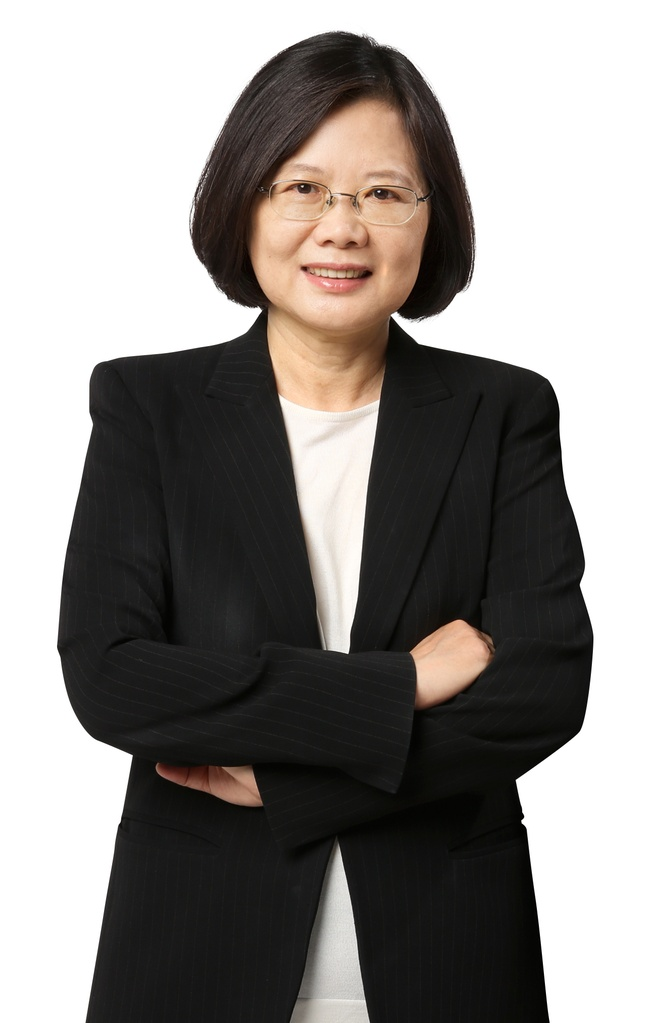
#> input picture hw6/img/vegetable_english.jpg, 651 x 1023 px, shrunk from 1289 x 2025 before the run
$ python run_test_single.py
#> lines starting #> are read from the running program, lines starting #| are printed output that depends on the picture
### hw6/svd_img.py
from PIL import Image
import numpy as np
import matplotlib.pyplot as plt

def load_image(img_path):
    """Load image into a 3D numpy array
    Arg:
        img_path: string, file path of the image file.
    Return:
        imArr: numpy array with shape (height, width, 3).
    """
#> called with img_path = 'img/vegetable_english.jpg'
    with Image.open(img_path) as im:
#> im is the input picture: PIL image 651x1023 RGB; mean R, G, B 142.4, 138.5, 135.6
        imArr = np.fromstring(im.tobytes(), dtype=np.uint8)
        imArr = imArr.reshape((im.size[1], im.size[0], 3))
    return imArr

def save_image(imArr, fpath='output.jpg'):
    """Save numpy array as a jpeg file
    Arg:
        imArr: 2d or 3d numpy array, *** it must be np.uint8 and range from [0, 255]. ***
        fpath: string, the path to save imgArr.
    """

    im = Image.fromarray(imArr)
    if im.mode != 'RGB':
        im = im.convert('RGB')
    im.save(fpath)

def plot_curve(k, err, fpath='test/curve.png', show=False):
    """Save the relation curve of k and approx. error to fpath
    Arg:
        k: a list of k, in this homework, it should be [1, 5, 50, 150, 400, 1050, 1289]
        err: a list of aprroximation error corresponding to k = 1, 5, 50, 150, 400, 1050, 1289
        fpath: string, the path to save curve
        show: boolean, if True: display the plot else save the plot to fpath
    """
    plt.gcf().clear()
    plt.plot(k, err, marker='.')
    plt.title('SVD compression')
    plt.xlabel('k')
    plt.ylabel('Approx. error')
    if show:
        plt.show()
    else:
        plt.savefig(fpath, dpi=300)

def approx_error(imArr, imArr_compressed):
    """Calculate approximation error
    Arg:
        Two numpy arrays
    Return:
        A float number, approximation error
    """
    v = imArr.ravel().astype(float)
    u = imArr_compressed.ravel().astype(float)
    return np.linalg.norm(v - u) / len(v)

# [22 lines left out: function svd_compress, not called in this run]

def svd_compress_single(imArr, K = 0, ch = 0):
    """Compress image array using SVD decomposition.
    Arg:
        imArr: numpy array with shape (height, width, 3).
        ch: select the channel for image (0 = R, 1 = G, 2 = B)
    Return:
        Compressed imArr: numpy array.
    """

    imArr_compressed = np.zeros((imArr.shape[0],imArr.shape[1]))


    u, s, vh = np.linalg.svd(imArr[:, :, ch], full_matrices=False)

    new_rank = np.zeros(s.shape)
    new_rank[K - 1] = s[K - 1]

    imArr_compressed = np.dot(u * new_rank, vh)

    # Make imArr_compressed range from 0 to 255
    imArr_compressed[:, :] -= imArr_compressed[:, :].min()
    imArr_compressed[:, :] /= imArr_compressed[:, :].max()
    imArr_compressed[:, :] *= 255
    # Return uint8 because save_image needs input of type uint8
    return imArr_compressed.astype(np.uint8)

def print_rank(imArr):
    rank = np.linalg.matrix_rank(imArr)
    print('Rank= {}'.format(rank))

### hw6/run_test_single.py
import numpy as np
import svd_img as u
from svd_img import svd_compress
from svd_img import svd_compress_single
import matplotlib.pyplot as plt

img_path = 'img/vegetable_english.jpg'
imArr = u.load_image(img_path)

def main():
    #ks = [1, 5, 50, 150, 400, 1050, 1289]
    ks = [1, 2, 3, 4, 5]
    err = []
    channel = 1

    rank_img_sum = np.zeros((imArr.shape[0], imArr.shape[1]))

    for k in ks:
        print("Perform SVD for k=%d ..." % k, end='\r\n')
        imArr_compressed = svd_compress_single(imArr, K=k, ch=channel)

        rank_img_sum += imArr_compressed

        err += [u.approx_error(imArr[:, :, channel], imArr_compressed)]
        u.save_image(imArr_compressed, 'test/result_{}_{}.jpg'.format(channel, k))
#> this loop made 5 passes
#> err on passes 1 to 5: [0.119], [0.119, 0.12], [0.119, 0.12, 0.131], [0.119, 0.12, 0.131, 0.139], [0.119, 0.12, 0.131, 0.139, 0.137]
#> pass 1, in svd_compress_single, `u, s, vh = np.linalg.svd(imArr[:, :, ch], full_matrices=False)`:
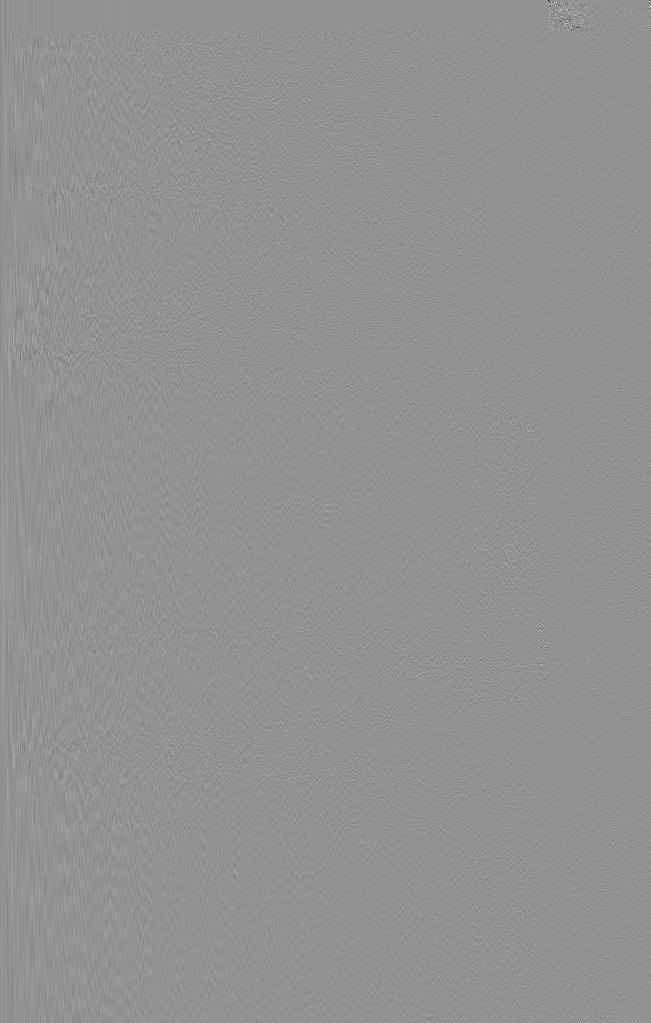
#> u: shape (1023, 651) float64; min -0.904, max 0.667, mean -2.9e-05; drawn with min black and max white
#> pass 1, in svd_compress_single, `u, s, vh = np.linalg.svd(imArr[:, :, ch], full_matrices=False)`:
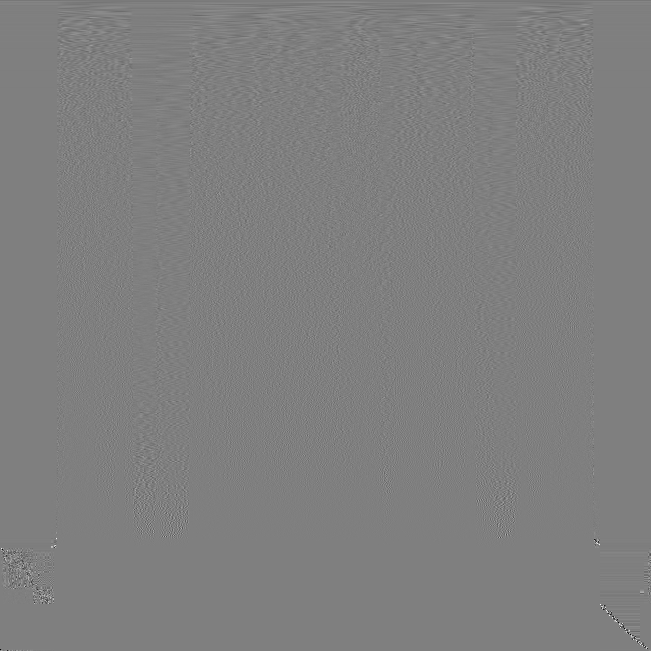
#> vh: shape (651, 651) float64; min -0.987, max 0.987, mean -7.62e-05; drawn with min black and max white
#> pass 1, in svd_compress_single, `imArr_compressed = np.dot(u * new_rank, vh)`:
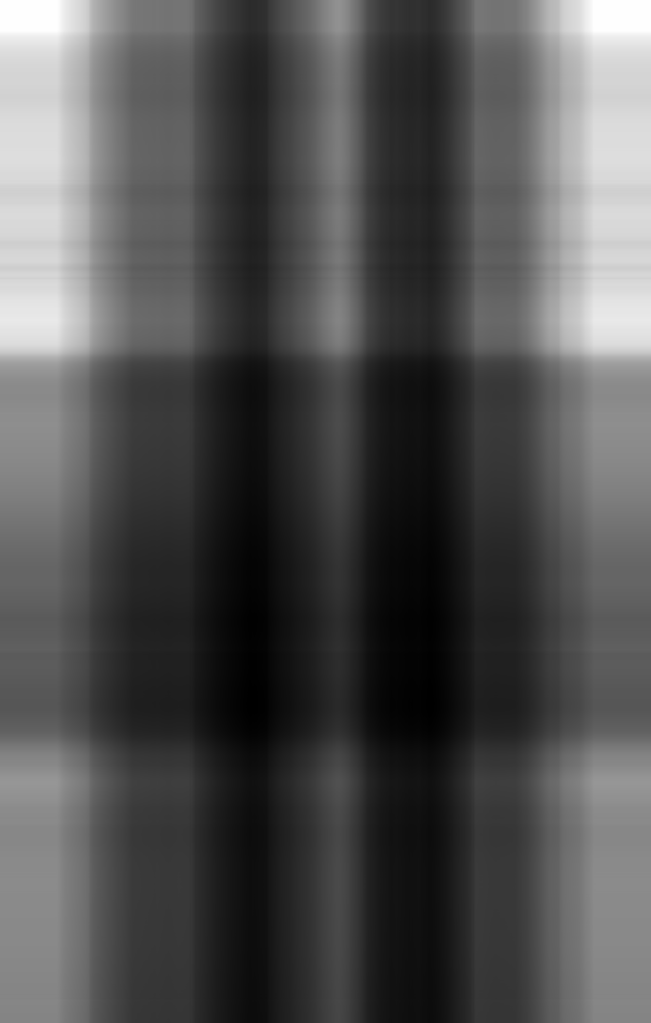
#> imArr_compressed: shape (1023, 651) float64; min 38.2, max 361.5, mean 142.1; drawn with min black and max white
#> after the loop:
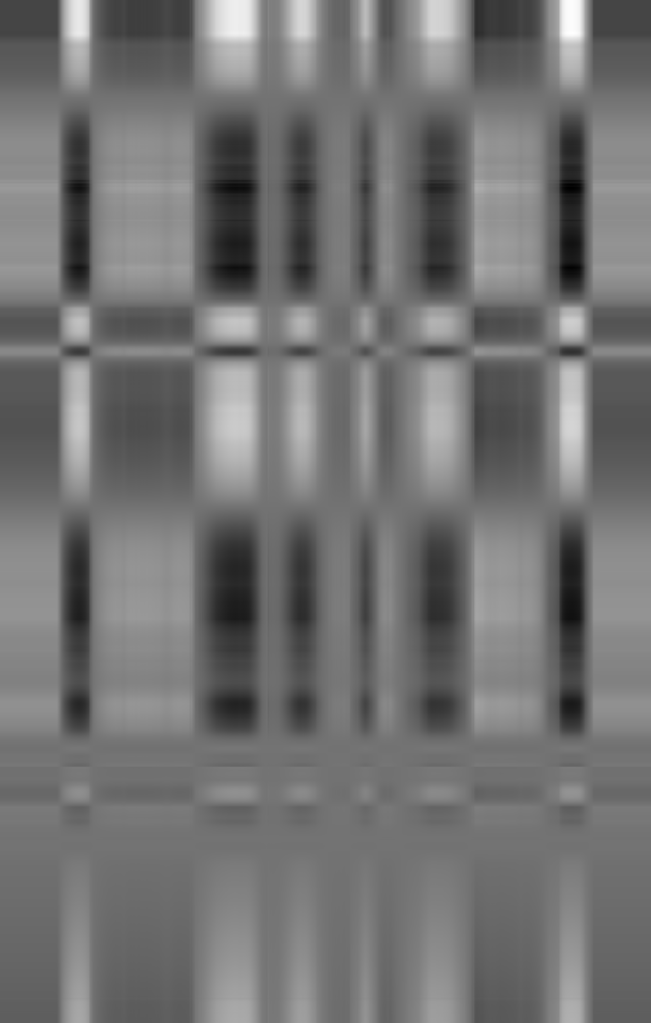
#> imArr_compressed: shape (1023, 651); min 0, max 255, mean 114.3
#> after the loop:
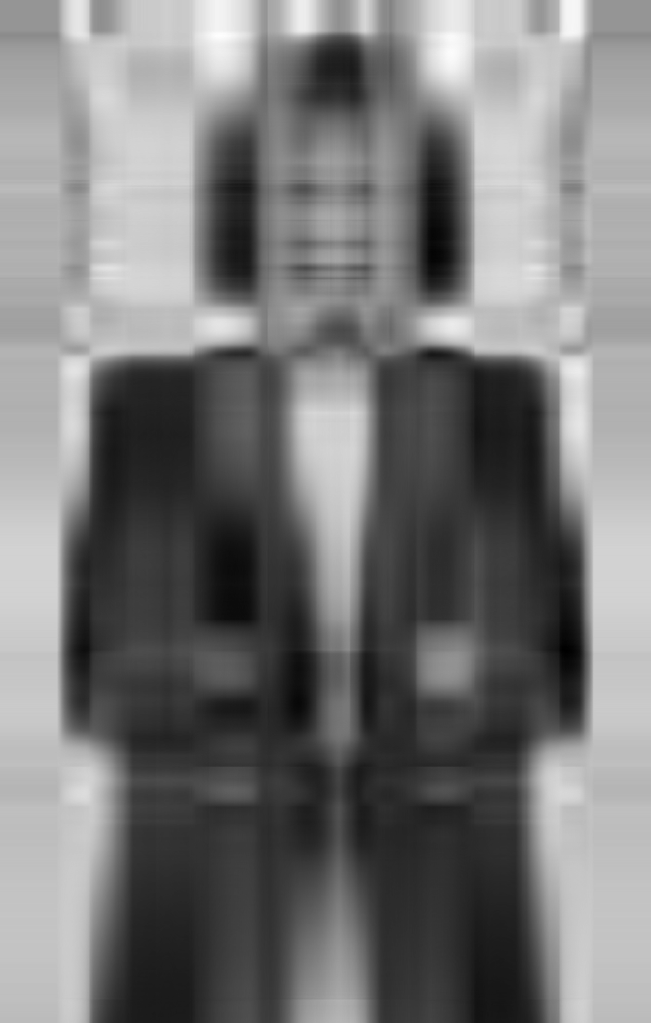
#> rank_img_sum: shape (1023, 651) float64; min 347, max 734, mean 529.9; drawn with min black and max white

    #rank_img_sum /= len(ks)
    rank_img_sum.astype(np.uint8)
    rank_img_sum[:, :] -= rank_img_sum[:, :].min()
    rank_img_sum[:, :] /= rank_img_sum[:, :].max()
    rank_img_sum[:, :] *= 255
    u.save_image(rank_img_sum, 'test/result_sum_{}.jpg'.format(channel))


    #plt.imshow(imArr_compressed)
    plt.show()
    fp = 'test/curve_{}.png'.format(channel)
    u.plot_curve(ks, err, fpath=fp, show=False)
#> in plot_curve, `plt.savefig(fpath, dpi=300)`:
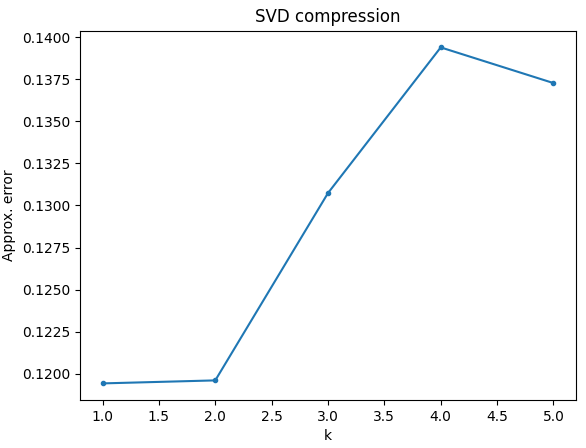
#> figure drawn by matplotlib, 1 panel

if __name__ == '__main__':
    main()

$ run again, with hw3/x.png saved as hw6/img/vegetable_english.jpg
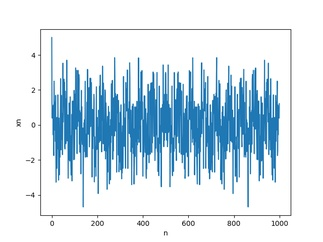
#> input picture hw3/x.png, 323 x 242 px, shrunk from 640 x 480 before the run
#> in load_image, im is the input picture: PIL image 323x242 RGB; mean R, G, B 209.3, 226.1, 236.6
#> the loop in main, `for k in ks:` made 5 passes
#> err on passes 1 to 5: [0.225], [0.225, 0.421], [0.225, 0.421, 0.398], [0.225, 0.421, 0.398, 0.354], [0.225, 0.421, 0.398, 0.354, 0.402]
#> after the loop in main, `for k in ks:`:
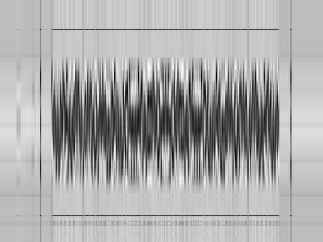
#> rank_img_sum: shape (242, 323) float64; min 414, max 830, mean 693.1; drawn with min black and max white
#> in plot_curve, `plt.savefig(fpath, dpi=300)`:
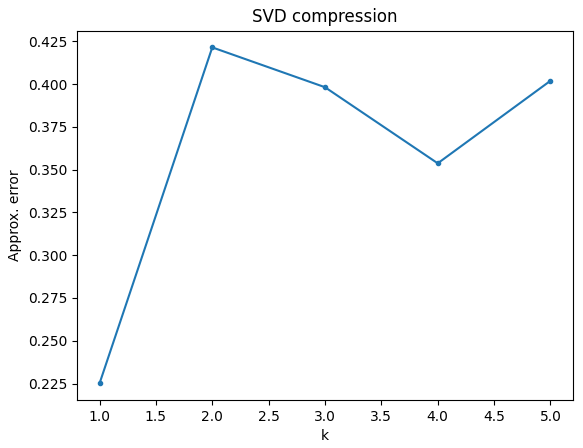
#> figure drawn by matplotlib, 1 panel
